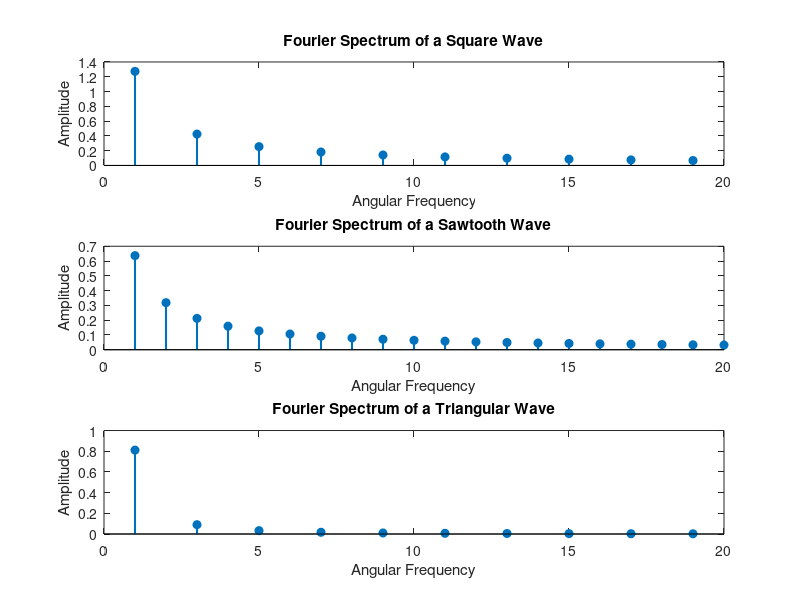

MATLAB code for this plot:
clc;
close all;
clear all;

T=2*pi;
N=20;
w0=2*pi/T;
n=1:N;

odd_n=n(mod(n,2)==1);
w_odd=odd_n*w0;

A_sq=4./(odd_n*pi);

A_st=2./(n*pi);
w_st=n*w0;

A_tr=8./(odd_n.^2*pi^2);

figure,

subplot(3,1,1);
stem(w_odd,A_sq,"filled","LineWidth",1.5);
xlabel("Angular Frequency");
ylabel("Amplitude");
title("Fourier Spectrum of a Square Wave");

subplot(3,1,2);
stem(w_st,A_st,"filled","LineWidth",1.5);
xlabel("Angular Frequency");
ylabel("Amplitude");
title("Fourier Spectrum of a Sawtooth Wave");

subplot(3,1,3);
stem(w_odd,A_tr,"filled","LineWidth",1.5);
xlabel("Angular Frequency");
ylabel("Amplitude");
title("Fourier Spectrum of a Triangular Wave");
